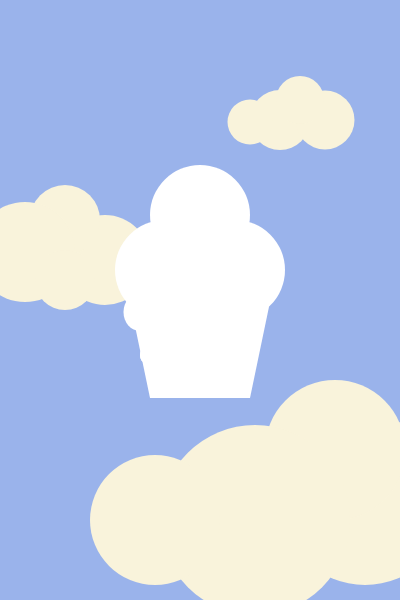
Frame 1 (no input)
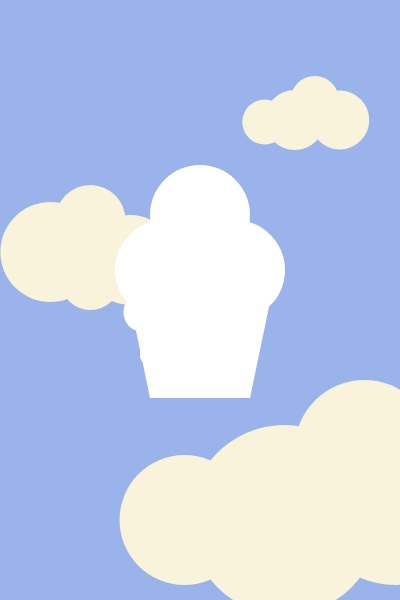
Frame 60 (no input)
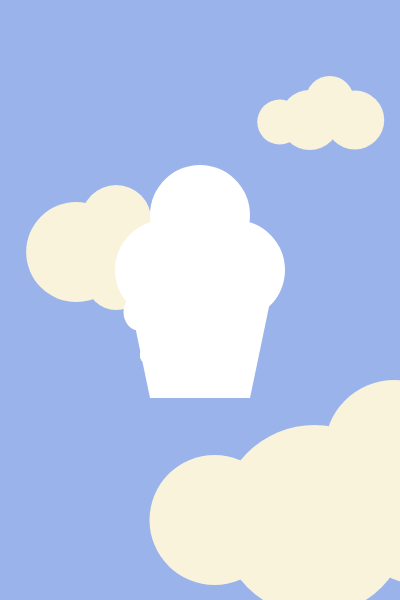
Frame 120 (the mouse pressed at the canvas centre since frame 60)

The p5.js sketch that drew these frames (run headless with seeded random() and noise() and a simulated clock; from frame 60 on, the mouse is pressed at the canvas centre):

// p5.js sketch
// ── sketch.js
let xMax = 400;
let yMax = 600;
let xgelato = xMax/2;
let ygelato = yMax*0.6;
let xnuvola1 = xMax/2;
let ynuvola1 = yMax*0.6;
let xnuvola2 = xMax/2;
let ynuvola2 = yMax*0.6;
let xnuvola3 = xMax/2;
let ynuvola3 = yMax*0.6;

function setup() {
  createCanvas(xMax, yMax);
}

function draw() {
  background(154, 179, 235);

  push();
//senza contorni
  noStroke();

  //nuvole
  // nuvola 1
  fill(249, 243, 219);
  ellipse(xnuvola1+80, ynuvola1-240, 60, 60);
  ellipse(xnuvola1+125, ynuvola1-240, 59, 59);
  ellipse(xnuvola1+100, ynuvola1-260, 48, 48);
  ellipse(xnuvola1+50, ynuvola1-238, 45, 45);

   // nuvola 2
  fill(249, 243, 219);
  ellipse(xnuvola2-95, ynuvola2-100, 90, 90);
  ellipse(xnuvola2-135, ynuvola2-140, 70, 70);
  ellipse(xnuvola2-175, ynuvola2-108, 100, 100);
  ellipse(xnuvola2-135, ynuvola2-80, 60, 60);
  
  //coppetta
  fill("rgb(65 43 115)");
  quad(
    xgelato-70, ygelato-58,   // alto sinistra
    xgelato+70, ygelato-58,   // alto destra
    xgelato+50, ygelato+38,   // basso destra
    xgelato-50, ygelato+38,   // basso sinistra
  );

  //palline

   // pallina dx
  fill("rgb(185 126 166)");
  ellipse(xgelato+35, ygelato-90, 100, 100);

      // pallina centro
  fill("rgb(118 4 76)");
  ellipse(xgelato, ygelato-145, 100, 100);
  
  // pallina sx
  fill("rgb(255 184 229)");
  ellipse(xgelato-35, ygelato-90, 100, 100);


  //goccia1
  fill("rgb(255 184 229)");
  ellipse(xgelato-60, ygelato-48, 33, 38);

    //goccia2
  fill("rgb(255 184 229)");
  ellipse(xgelato-55, ygelato-5, 10, 15);

 // nuvola 3
  fill(249, 243, 219);
  ellipse(xnuvola3+165, ynuvola3+140, 170, 170);
  ellipse(xnuvola3+135, ynuvola3+90, 140, 140);
  ellipse(xnuvola3+55, ynuvola3+160, 190, 190);
  ellipse(xnuvola3-45, ynuvola3+160, 130, 130);

  //goccia2
  fill("rgb(255 184 229)");
  ellipse(xgelato-55, ygelato-5, 10, 15);

   // fiore
  fill("rgb(234 229 255)");
  ellipse(xgelato-19, ygelato-5, 20, 20);
  ellipse(xgelato+19, ygelato-5, 20, 20);
  ellipse(xgelato, ygelato-24, 20, 20);
  ellipse(xgelato, ygelato+14, 20, 20);
  ellipse(xgelato-12, ygelato-18, 20, 20);
  ellipse(xgelato+12, ygelato-18, 20, 20);
  ellipse(xgelato-13, ygelato+8, 20, 20);
  ellipse(xgelato+13, ygelato+8, 20, 20);
  fill("rgb(255 200 0)");
  ellipse(xgelato, ygelato-5, 20, 20);
  
  
  
pop();
  
  xnuvola1 = (xnuvola1 + 0.25);
  if (xnuvola1 > xMax + 30) {
  xnuvola1 = -150;
  }
  xnuvola2 = (xnuvola2 + 0.43) % (xMax + 230); 
 
  xnuvola3 = xnuvola3 + 0.5;

if (xnuvola3 > xMax + 110) {
  xnuvola3 = -260;
}
} 
